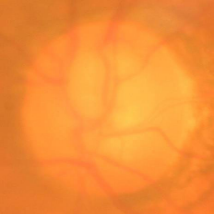
#> input picture bases/img_3.png, 214 x 214 px
$ python main.py
#> lines starting #> are read from the running program, lines starting #| are printed output that depends on the picture; after the words box and inside, x2 and y2 are one past the last pixel; in counts of white or black regions, pixels touching at a corner belong together
import cv2
import numpy as np


def extract_blood_vessels(image_path):
    # Carregar a imagem original
#> called with image_path = 'bases/img_3.png'
    original_image = cv2.imread(image_path)
#> original_image is the input picture: shape (214, 214, 3); mean B, G, R 55.5, 143.1, 243.8
    gray_image = cv2.cvtColor(original_image, cv2.COLOR_BGR2GRAY)
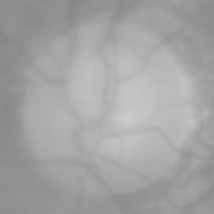
#> gray_image: shape (214, 214); min 133, max 203, mean 163.2

    # Realce de contraste
    contrast_enhanced = cv2.equalizeHist(gray_image)
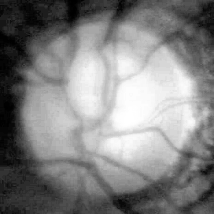
#> contrast_enhanced: shape (214, 214); min 0, max 255, mean 129.9

    # Detecção de bordas
    edges = cv2.Canny(contrast_enhanced, 50, 150, apertureSize=3)
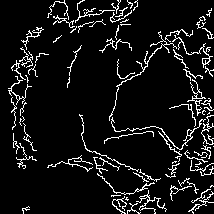
#> edges: shape (214, 214); 8.1% white in thin lines or dots

    # Detecção de círculos usando a Transformada de Hough
    circles = cv2.HoughCircles(edges, cv2.HOUGH_GRADIENT, dp=1, minDist=100, param1=50, param2=30, minRadius=0,
                               maxRadius=0)
#> circles = [[109.5, 107.5, 86.5], [190.5, 44.5, 19.4]]

    if circles is not None:
        circles = np.uint16(np.around(circles))
#> circles = [[110, 108, 86], [190, 44, 19]]
        for i in circles[0, :]:
            # Desenhar o círculo externo
            cv2.circle(original_image, (i[0], i[1]), i[2], (0, 255, 0), 2)
            # Desenhar o centro do círculo
            cv2.circle(original_image, (i[0], i[1]), 2, (0, 0, 255), 3)
#> this loop made 2 passes
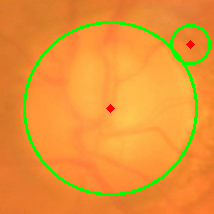
#> original_image: shape (214, 214, 3); 4.35% of pixels changed, all inside (x1, y1, x2, y2) = (23, 21, 211, 196)

    # Salvar e/ou mostrar a imagem
    cv2.imwrite('blood_vessels_detected.jpg', original_image)

    # Se você quiser mostrar a imagem (descomente as duas linhas abaixo)
    # cv2.imshow('Blood Vessels', original_image)
    # cv2.waitKey(0)


extract_blood_vessels('bases/img_3.png')

$ run again, with bases/img_1.png copied over bases/img_3.png
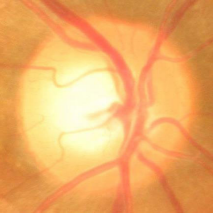
#> input picture bases/img_1.png, 213 x 213 px
#> in extract_blood_vessels, original_image is the input picture: shape (213, 213, 3); mean B, G, R 101.7, 172, 238.1
#> in extract_blood_vessels, `edges = cv2.Canny(contrast_enhanced, 50, 150, apertureSize=3)`:
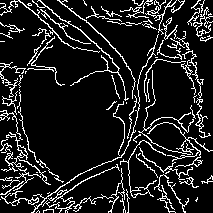
#> edges: shape (213, 213); 12.7% white in thin lines or dots
#> in extract_blood_vessels, `circles = cv2.HoughCircles(edges, cv2.HOUGH_GRADIENT, dp=1, minDist=10..`: circles = [[108.5, 102.5, 89.8], [209.5, 95.5, 72.2], [29.5, 34.5, 34.2], [37.5, 187.5, 22.4], [149.5, 206.5, 20.8]]
#> in extract_blood_vessels, `circles = np.uint16(np.around(circles))`: circles = [[108, 102, 90], [210, 96, 72], [30, 34, 34], [38, 188, 22], [150, 206, 21]]
#> the loop in extract_blood_vessels, `for i in circles[0, :]:` made 5 passes
#> after the loop in extract_blood_vessels, `for i in circles[0, :]:`:
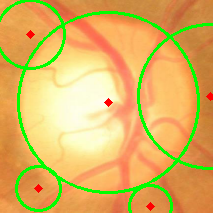
#> original_image: shape (213, 213, 3); 8.16% of pixels changed, all inside (x1, y1, x2, y2) = (0, 0, 213, 213)

$ run again, with bases/img_2.png copied over bases/img_3.png
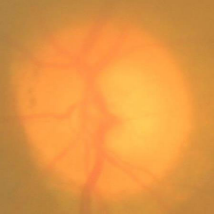
#> input picture bases/img_2.png, 214 x 214 px
#> in extract_blood_vessels, original_image is the input picture: shape (214, 214, 3); mean B, G, R 67.7, 150.2, 227.8
#> in extract_blood_vessels, `edges = cv2.Canny(contrast_enhanced, 50, 150, apertureSize=3)`:
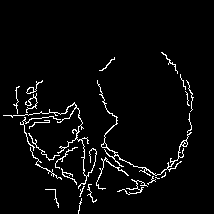
#> edges: shape (214, 214); 3.8% white in thin lines or dots, all inside (x1, y1, x2, y2) = (3, 52, 194, 214)
#> in extract_blood_vessels, `circles = cv2.HoughCircles(edges, cv2.HOUGH_GRADIENT, dp=1, minDist=10..`: circles = [[133.5, 126.5, 55.6]]
#> in extract_blood_vessels, `circles = np.uint16(np.around(circles))`: circles = [[134, 126, 56]]
#> the loop in extract_blood_vessels, `for i in circles[0, :]:` made 1 pass
#> after the loop in extract_blood_vessels, `for i in circles[0, :]:`:
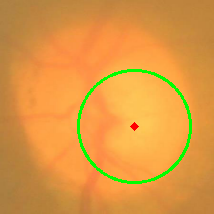
#> original_image: shape (214, 214, 3); 2.43% of pixels changed, all inside (x1, y1, x2, y2) = (77, 69, 192, 184)

$ run again, with bases/img_4.png copied over bases/img_3.png
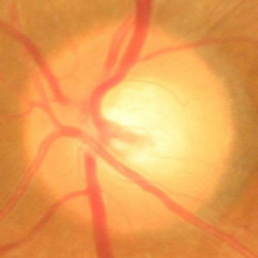
#> input picture bases/img_4.png, 258 x 258 px
#> in extract_blood_vessels, original_image is the input picture: shape (258, 258, 3); mean B, G, R 84, 158.4, 234
#> in extract_blood_vessels, `edges = cv2.Canny(contrast_enhanced, 50, 150, apertureSize=3)`:
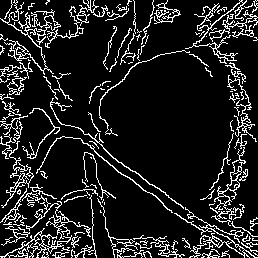
#> edges: shape (258, 258); 12.8% white in thin lines or dots
#> in extract_blood_vessels, `circles = cv2.HoughCircles(edges, cv2.HOUGH_GRADIENT, dp=1, minDist=10..`: circles = [[127.5, 121.5, 118.4], [53.5, 192.5, 47], [162.5, 215.5, 58.3], [30.5, 93.5, 28.9], [187.5, 12.5, 36], [257.5, 181.5, 41.3]]
#> in extract_blood_vessels, `circles = np.uint16(np.around(circles))`: circles = [[128, 122, 118], [54, 192, 47], [162, 216, 58], [30, 94, 29], [188, 12, 36], [258, 182, 41]]
#> the loop in extract_blood_vessels, `for i in circles[0, :]:` made 6 passes
#> after the loop in extract_blood_vessels, `for i in circles[0, :]:`:
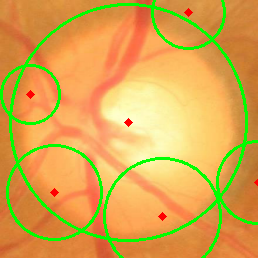
#> original_image: shape (258, 258, 3); 8.07% of pixels changed, all inside (x1, y1, x2, y2) = (0, 0, 258, 258)
